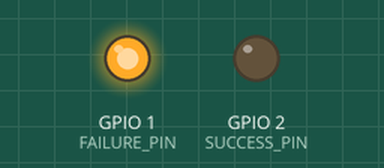
Recording of a sketch running on a simulated ESP8266 (NodeMCU). On the bench: output pins drawn as LEDs (lit = HIGH). WiFi joins after 1.5 s; servers stay silent unless stated; uploads are accepted with an empty reply; what the sketch prints to the serial monitor is not drawn.

Above: at 0.1 s.
At 2.6 s:
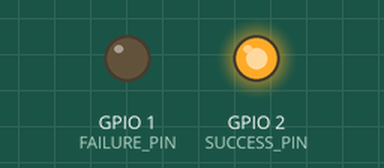
Timing chart, 0 to 4.1 s (numbered marks = the images above):
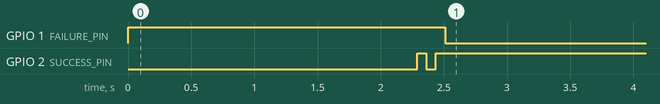

The sketch:

ESP3.ino
```cpp
// ESP-3
// Trilateration sensor code for the sensor with id = 1

#include <ESP8266WiFi.h>        // Include the Wi-Fi library
#include <ESP8266HTTPClient.h>
#include <ESP8266WebServer.h>   // Include Server library
#include <WiFiClient.h>
#include <ArduinoJson.h>

// Pre-Definitions
#define SUCCESS_PIN 2           // Pin that indicates Wi-Fi connection with AP is established
#define FAILURE_PIN 1           // Pin that indicates Wi-Fi connection is not established or lost
#define NODE_ID 3

#define INIT_URL ("http://192.168.1.1:80/initnode" + String(NODE_ID))

// Prototypes
void connectionStateToggle(void);
void handleDistance();
bool calculateDistance(double* distanceVariable);

// Wi-Fi Configuration Variables
const char* ssid     = "VehicleAP";      // The SSID (name) of the Wi-Fi network Vehicle provides
const char* password = "12345678";       // The password of the Wi-Fi network

// Initalize Server
ESP8266WebServer server(80);

// Time Variables for polling mode handling
unsigned long previousTime = 0;
const unsigned long interval = 650; // Blink interval in milliseconds

// RSSI Calibration constants
const int RSSI_SAMPLES = 30;
const double RSSI_AT_ONE_METER = -47;  // RSSI at one meter distance
const double SIGNAL_LOSS_EXPONENT = 2.2;  // Signal loss exponent (path loss)

void setup() {

  Serial.begin(115200);         // Start the Serial communication to send messages to the computer
  pinMode(SUCCESS_PIN, OUTPUT);
  pinMode(FAILURE_PIN, OUTPUT);

  // Initilize status pins
  digitalWrite(SUCCESS_PIN, LOW);
  digitalWrite(FAILURE_PIN, HIGH);

  delay(10);
  // Serial.println('\n');

  // Connection begin
  WiFi.begin(ssid, password);             // Connect to the network
  // Serial.print("Connecting to ");
  // Serial.print(ssid); Serial.println(" ...");

  int i = 0;
  while (WiFi.status() != WL_CONNECTED) { // Wait for the Wi-Fi to connect
    delay(1000);
    Serial.print(++i);
    Serial.print(' ');
  }

  sendPropsToVehicle();

  // Serial.println('\n');
  // Serial.println("Connection established!");

  // ESP-1 Server
  // Purpose of this server is to get distance by RSSI data from this to NodeMCU Vehicle.
  // Vehicle will be making 3 request each to corresponding ESP module to gather nessecary distance data.
  // Then vehicle going to implement trilateration.
  server.on("/getnodeprops", handleNodeProps);

  server.begin();
  // Serial.println("HTTP server started");
}

void loop() {

  server.handleClient();

  unsigned long currentTime = millis();

  if (currentTime - previousTime >= interval) { // Time conditional to run the loop without blocking it. Avoiding use of delay()
    previousTime = currentTime;

    connectionStateToggle();

    Serial.print("IP Address : ");
    Serial.print(WiFi.localIP());
  }
}

void connectionStateToggle(){
  if(WiFi.status() == WL_CONNECTED){
    digitalWrite(SUCCESS_PIN, HIGH);
    digitalWrite(FAILURE_PIN, LOW);
  }
  else {
    digitalWrite(SUCCESS_PIN, LOW);
    digitalWrite(FAILURE_PIN, HIGH);
  }
};

void handleNodeProps(){
  StaticJsonDocument<100> NODE_PROPS;
  NODE_PROPS["id"] = NODE_ID;
  NODE_PROPS["ip"] = WiFi.localIP().toString();

  double calculated = calculateDistance();
  if(calculated){
    NODE_PROPS["distance"] = calculated;

    String NODE_PROPS_BUFFER;
    serializeJson(NODE_PROPS, NODE_PROPS_BUFFER);
    server.send(200, "application/json", NODE_PROPS_BUFFER);
   }
}

double calculateDistance(){

  if(WiFi.status() == WL_CONNECTED){

    int rssiSum = 0, averageRssi;
    double signalLoss, distance;

    for (int j = 0; j < RSSI_SAMPLES; j++) {
      int rssi = WiFi.RSSI();
      rssiSum += rssi;
      delay(5);
    }

    averageRssi = rssiSum / RSSI_SAMPLES;
    signalLoss = RSSI_AT_ONE_METER - averageRssi;
    distance = pow(10, signalLoss / (10 * SIGNAL_LOSS_EXPONENT));

    // double rssi = WiFi.RSSI();

    return distance;
  }
  else return 0;

};

void sendPropsToVehicle(){
  StaticJsonDocument<100> NODE_PROPS;
  NODE_PROPS["id"] = NODE_ID;
  NODE_PROPS["ip"] = WiFi.localIP();

  String NODE_PROPS_BUFFER;
  serializeJson(NODE_PROPS, NODE_PROPS_BUFFER);

  if (WiFi.status() == WL_CONNECTED) { //Check WiFi connection status

    WiFiClient client;
    HTTPClient http;    //Declare object of class HTTPClient

    http.begin(client, INIT_URL);      //Specify request destination
    http.addHeader("Content-Type", "application/json");  //Specify content-type header

    int httpCode = http.POST(NODE_PROPS_BUFFER);   //Send the request
    String payload = http.getString();                  //Get the response payload

    if(httpCode == 200){
      digitalWrite(SUCCESS_PIN, LOW);
      delay(75);
      digitalWrite(SUCCESS_PIN, HIGH);
      delay(75);
      digitalWrite(SUCCESS_PIN, LOW);
      delay(75);
      digitalWrite(SUCCESS_PIN, HIGH);
      delay(75);
    }
    Serial.println(httpCode);   //Print HTTP return code
    Serial.println(payload);    //Print request response payload

    http.end();  //Close connection

  } else {
    digitalWrite(FAILURE_PIN, LOW);
    delay(75);
    digitalWrite(FAILURE_PIN, HIGH);
    delay(75);
    digitalWrite(FAILURE_PIN, LOW);
    delay(75);
    digitalWrite(FAILURE_PIN, HIGH);
    delay(75);
    Serial.println("Error in WiFi connection");
  }

};
```

Measured:
- by itself, GPIO 1 (FAILURE_PIN): HIGH → LOW at 2.5 s
